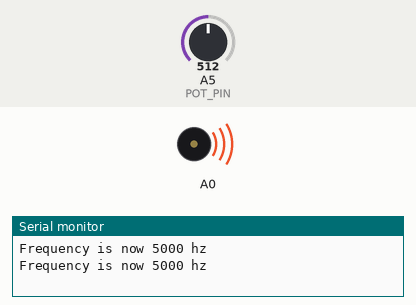
Recording of a sketch running on a simulated Arduino Uno R4 WiFi. On the bench: buzzer (waves = sounding), the last lines printed to the serial monitor. The inputs (shaded band) are chosen by the test bench; at power-on: A5 (POT_PIN) = 512.

Above: at 1.8 s.
1.9 s: A5 (POT_PIN) set to 0
At 2.7 s:
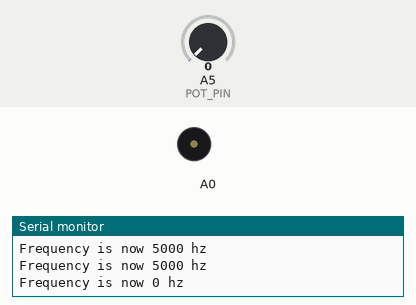
3.5 s: A5 (POT_PIN) set to 122
At 5.4 s:
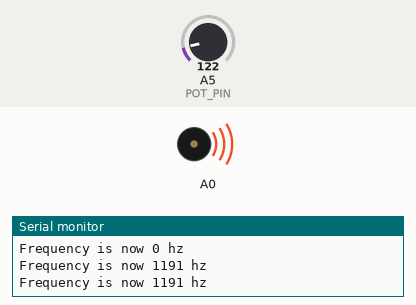
Timing chart, 0 to 6.9 s (numbered marks = the images above; inputs shaded):
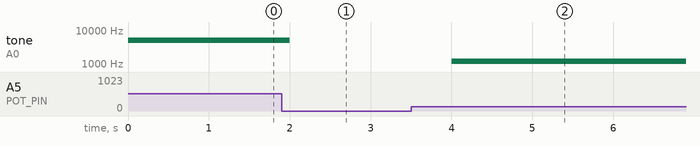

The sketch:

dac_speaker_potentiometer.ino
```cpp
#include "analogWave.h" // Include the library for analog waveform generation

// ==== STATIC VAR ====
#define POT_PIN   A5
#define BTN_PIN   2

// ==== OBJECT ====
analogWave wave(DAC);   // Create an instance of the analogWave class, using the DAC pin

// ==== MUTABLE VAR ====
int freq = 10;  // in hertz

void setup() {

  Serial.begin(115200);


  wave.sine(freq);       // Generate a sine wave with the initial frequency

}

void loop() {
  // Read an potentiometer val and map it to a frequency range
  freq = map(analogRead(POT_PIN), 0, 1024, 0, 10000);

  // Print the updated frequency to the serial monitor
  Serial.println("Frequency is now " + String(freq) + " hz");

  // Set the frequency of the waveform generator to the updated value
  wave.freq(freq);
  delay(1000);
}
```

Measured:
- after the input at 1.9 s, tone on A0: 5000 Hz → silent after 0.10 s
- after the input at 3.5 s, tone on A0: silent → 1191 Hz after 0.50 s
